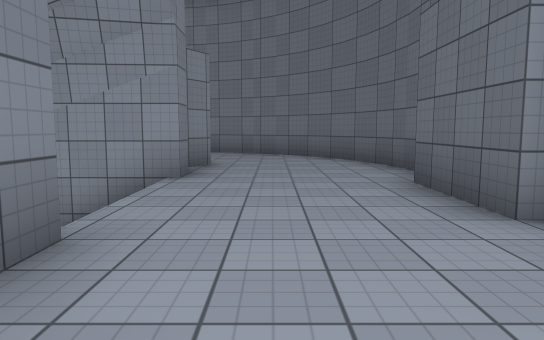
view 1 (above)

24 first-person views from a walk through a scene from a Unity 3-D project. The camera is 1.3 m above the floor, tilts 6° down and sees 70° across. The floor is counted in squares, 2 m on a side. Each view is taken from the middle of a square. On the plan, view 1 faces up. The plan holds only what a view shows up to about 11 squares ahead; the rest is blank. The place goes on beyond the plan. Some animated figures are left out. Surface patterns are stand-ins for the level's own textures.

view 2
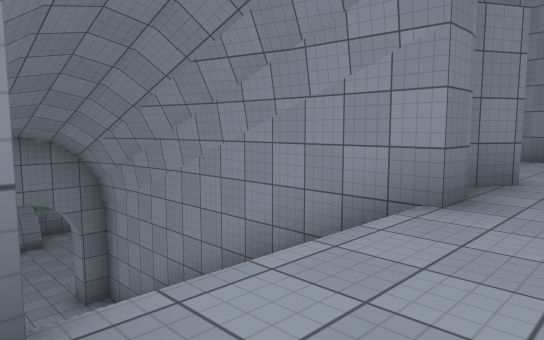

view 3
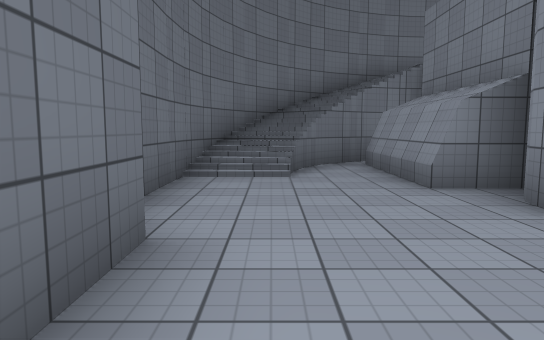

view 4
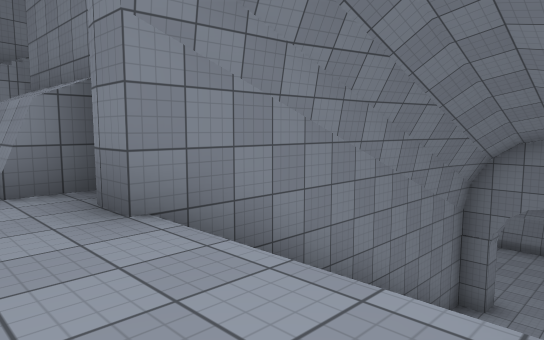

view 5
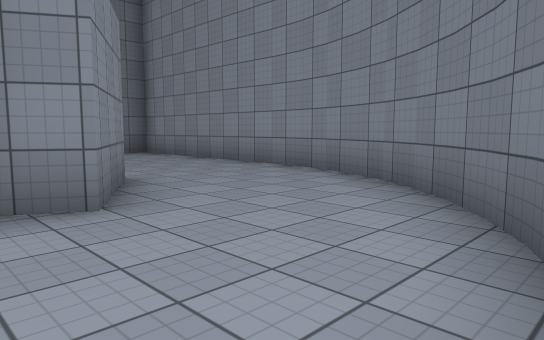

view 6
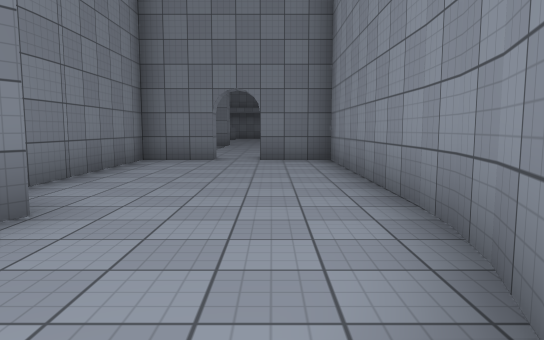

view 7
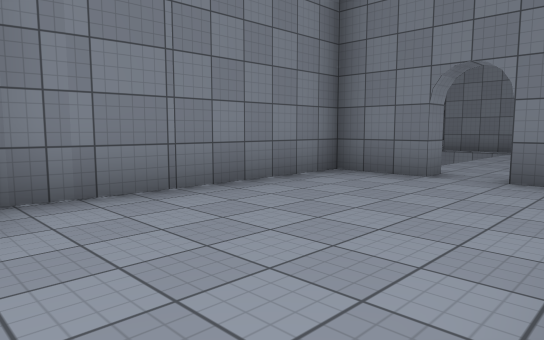

view 8
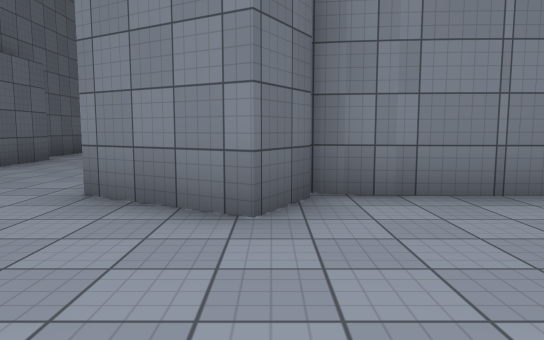

view 9
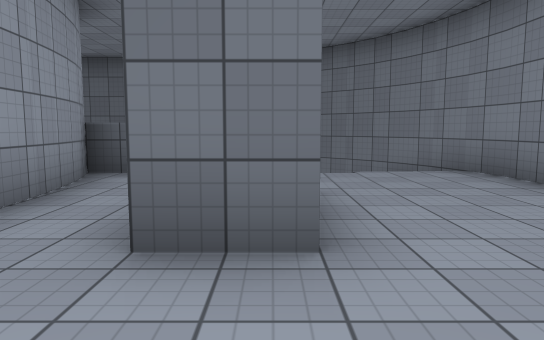

view 10
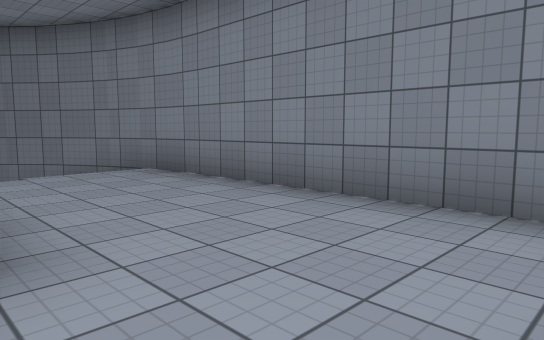

view 11
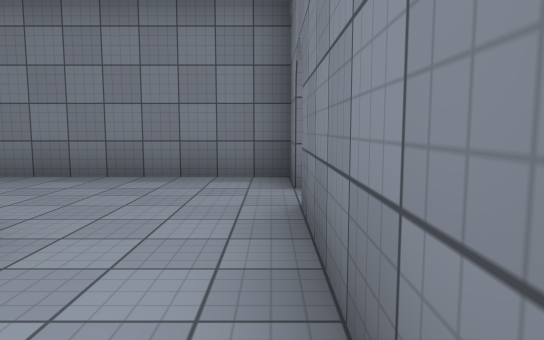

view 12
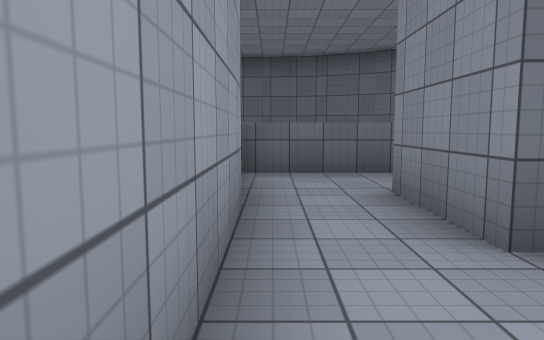

view 13
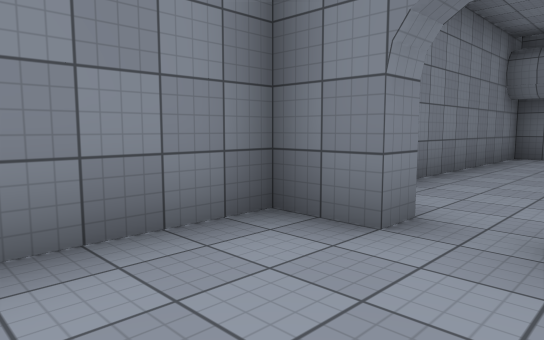

view 14
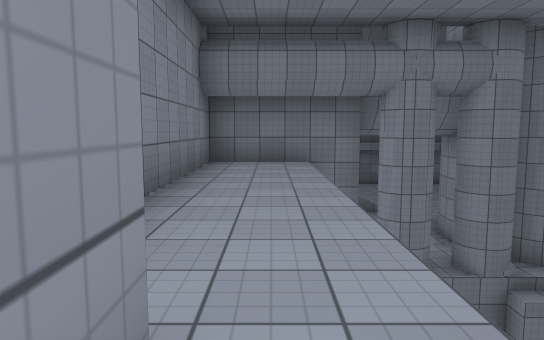

view 15
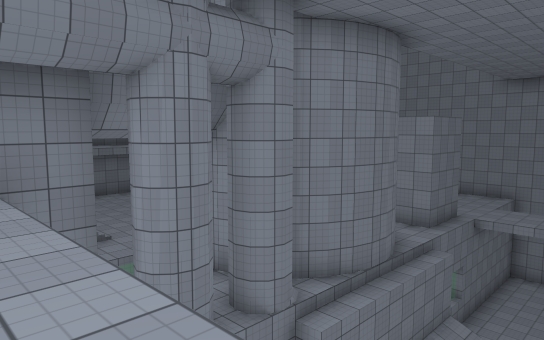

view 16
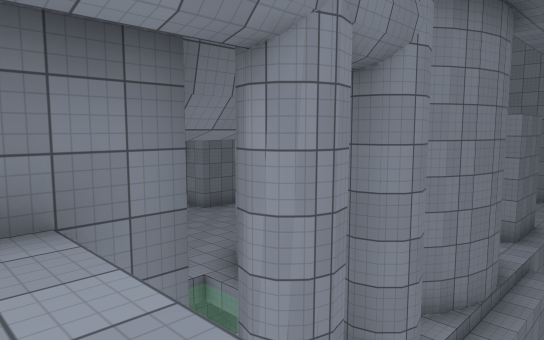

view 17
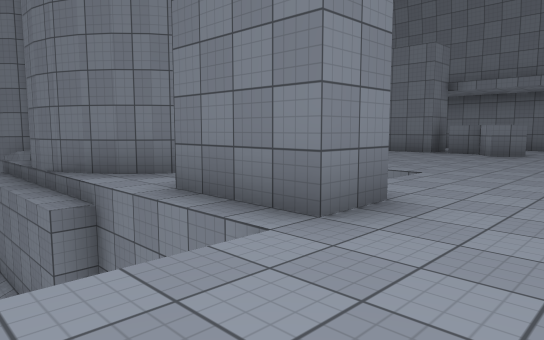

view 18
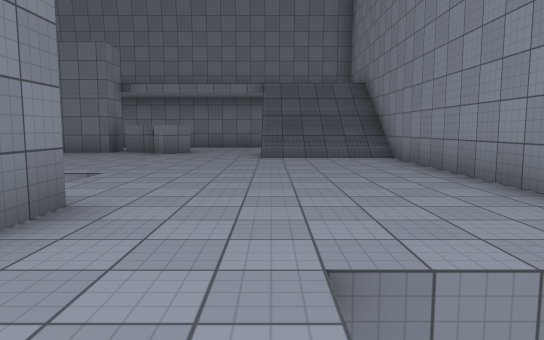

view 19
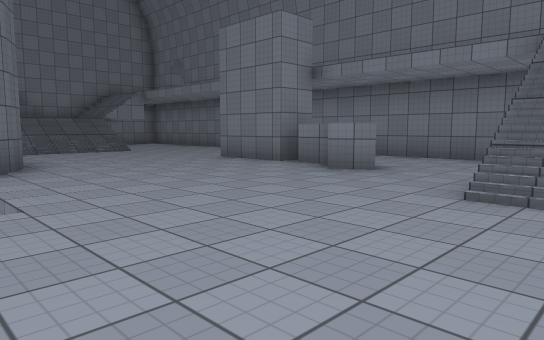

view 20
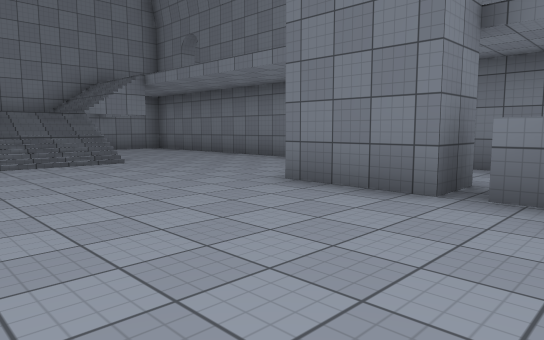

view 21
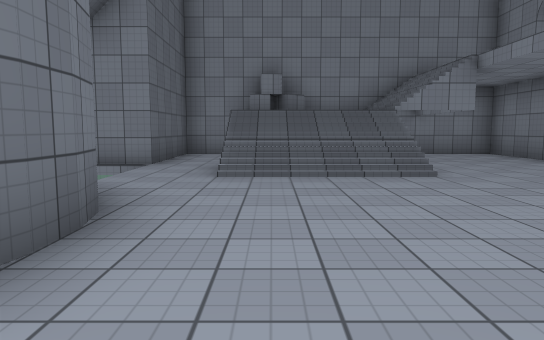

view 22
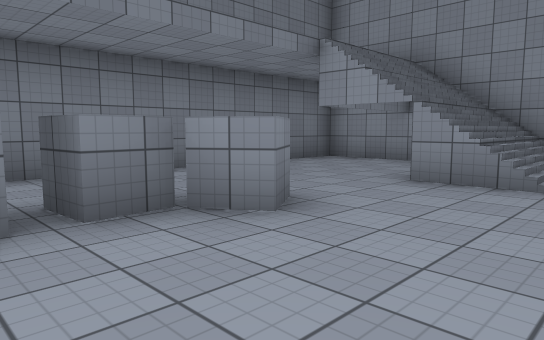

view 23
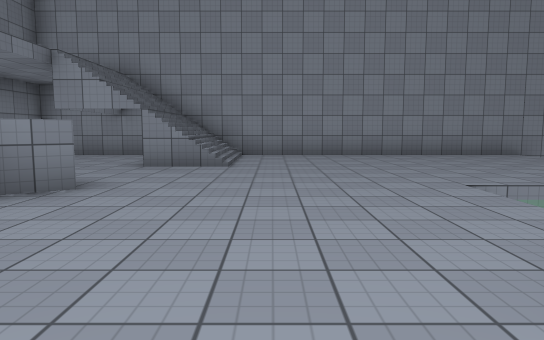

view 24
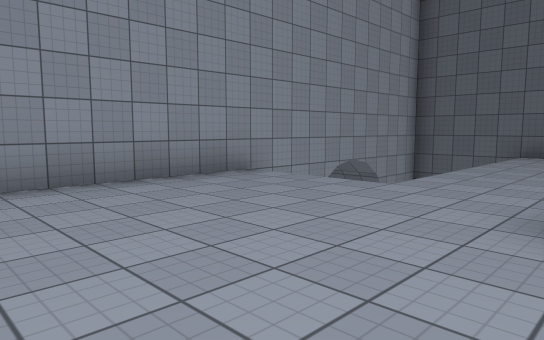

### Floor plan
Key: @ floor where view 1 was taken; # wall or solid block; . main floor; : floor 4 m higher than the main floor; - floor 6 m lower than the main floor; / step, stairs or slope; ^ raised ledge; v drop or lower ground.
Columns run from 27 left of view 1 to 3 right of it. Each row starts with its distance up from view 1.
 13 ####################
 12 #.. //.......     v#######
 11 #.. //.......     #......####
 10 #..#//............#.........##
  9 #............................#
  8 #..........#.----- #....#....#
  7 #..^.....  #.-     #######...##
  6 #..^.....  ..     ########....#
  5 #..#.....  #.v ---#-//////....
  4 #  #....#  ##  -----      ...#
  3   ......#   #  -----      ...##
  2  .......#   #  --- #######....#
  1 #.......#####      #######....#
  0 #........//.#     #::::::^#@..#
 -1 #...///..  .#     #::::::^#./##
 -2 #...///../ ##     #::##::##//#
 -3 #..    ..###.-----#::::::/ //#
 -4 #..    ..###:::::::::::::///##
 -5 #..#  #..# #::::::#::::::####
 -6 ########## ###### ########

Where each view was taken, in squares from view 1:
view 1: 0 up, 0 right, facing up
view 2: 2 up, 0 right, facing up-left
view 3: 5 up, 1 right, facing down
view 4: 5 up, 0 right, facing down-left
view 5: 6 up, 2 right, facing up-left
view 6: 10 up, 0 right, facing left
view 7: 11 up, 3 left, facing down-left
view 8: 11 up, 3 left, facing down
view 9: 2 down, 8 left, facing right
view 10: 2 down, 8 left, facing down-right
view 11: 0 up, 8 left, facing down
view 12: 0 up, 8 left, facing right
view 13: 3 down, 6 left, facing down-left
view 14: 4 down, 8 left, facing left
view 15: 4 down, 11 left, facing up-left
view 16: 4 down, 13 left, facing up-left
view 17: 10 up, 13 left, facing down-left
view 18: 10 up, 13 left, facing left
view 19: 11 up, 18 left, facing down-left
view 20: 7 up, 20 left, facing down-left
view 21: 5 up, 21 left, facing down
view 22: 5 up, 21 left, facing up-left
view 23: 3 up, 21 left, facing up
view 24: 8 up, 19 left, facing up-right
